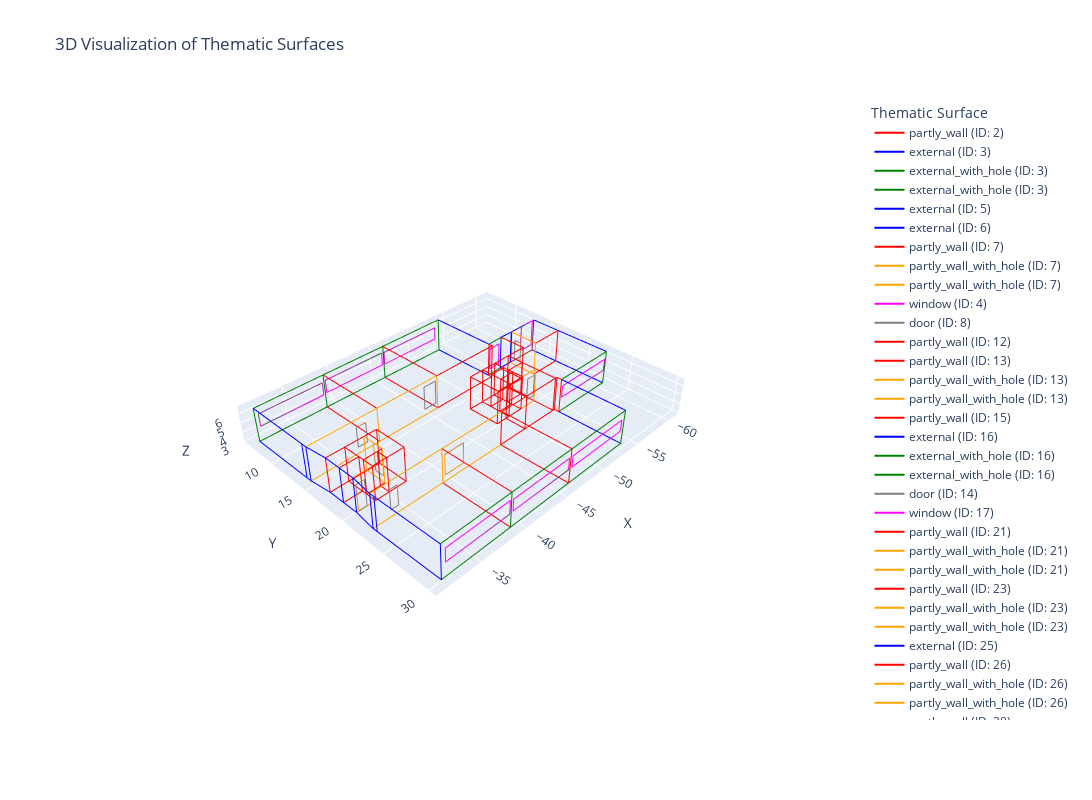

Notebook code for this chart:
### Code cell
import pandas as pd
import plotly.graph_objects as go
from shapely import wkt
from shapely.geometry import MultiPolygon, Polygon
import numpy as np

file_name = r"C:\Users\oscar\OneDrive - Fondazione Bruno Kessler\KUL_GeometricModel\script\outputs\jsons\wkt_v90.csv"
df = pd.read_csv(file_name)
df = df[df['geometry_wkt'].notnull()]


fig = go.Figure()

# Color map setup
thematic_colors = {}
color_palette = ['red', 'blue', 'green', 'orange', 'purple', 'cyan', 'magenta', 'gray', 'brown']
color_index = 0

# Track bounds for aspect ratio
all_x, all_y, all_z = [], [], []

# Parse and plot each geometry
for _, row in df.iterrows():
    try:
        geom = wkt.loads(row['geometry_wkt'])
        thematic = row['thematic_surface']
        element_id = row['element_id']

        if thematic not in thematic_colors:
            thematic_colors[thematic] = color_palette[color_index % len(color_palette)]
            color_index += 1
        color = thematic_colors[thematic]

        if isinstance(geom, MultiPolygon):
            for polygon in geom.geoms:
                for ring in [polygon.exterior] + list(polygon.interiors):
                    coords = np.array(ring.coords)
                    x, y, z = coords[:, 0], coords[:, 1], coords[:, 2]
                    all_x.extend(x)
                    all_y.extend(y)
                    all_z.extend(z)

                    fig.add_trace(go.Scatter3d(
                        x=x, y=y, z=z,
                        mode='lines',
                        name=f'{thematic} (ID: {element_id})',
                        line=dict(color=color),
                        text=[f"ID: {element_id}"] * len(x),
                        hoverinfo='text'
                    ))
    except Exception as e:
        print(f"Error processing element {row['element_id']}: {e}")

# Aspect ratio based on data range
x_range = max(all_x) - min(all_x)
y_range = max(all_y) - min(all_y)
z_range = max(all_z) - min(all_z)
max_range = max(x_range, y_range, z_range)
aspect_ratio = {
    "x": x_range / max_range,
    "y": y_range / max_range,
    "z": z_range / max_range
}

fig.update_layout(
    title='3D Visualization of Thematic Surfaces',
    scene=dict(
        xaxis_title='X',
        yaxis_title='Y',
        zaxis_title='Z',
        aspectmode='manual',
        aspectratio=aspect_ratio
    ),
    legend_title='Thematic Surface',
    width=1200,   # increased width
    height=800    # increased height
)

fig.show()
